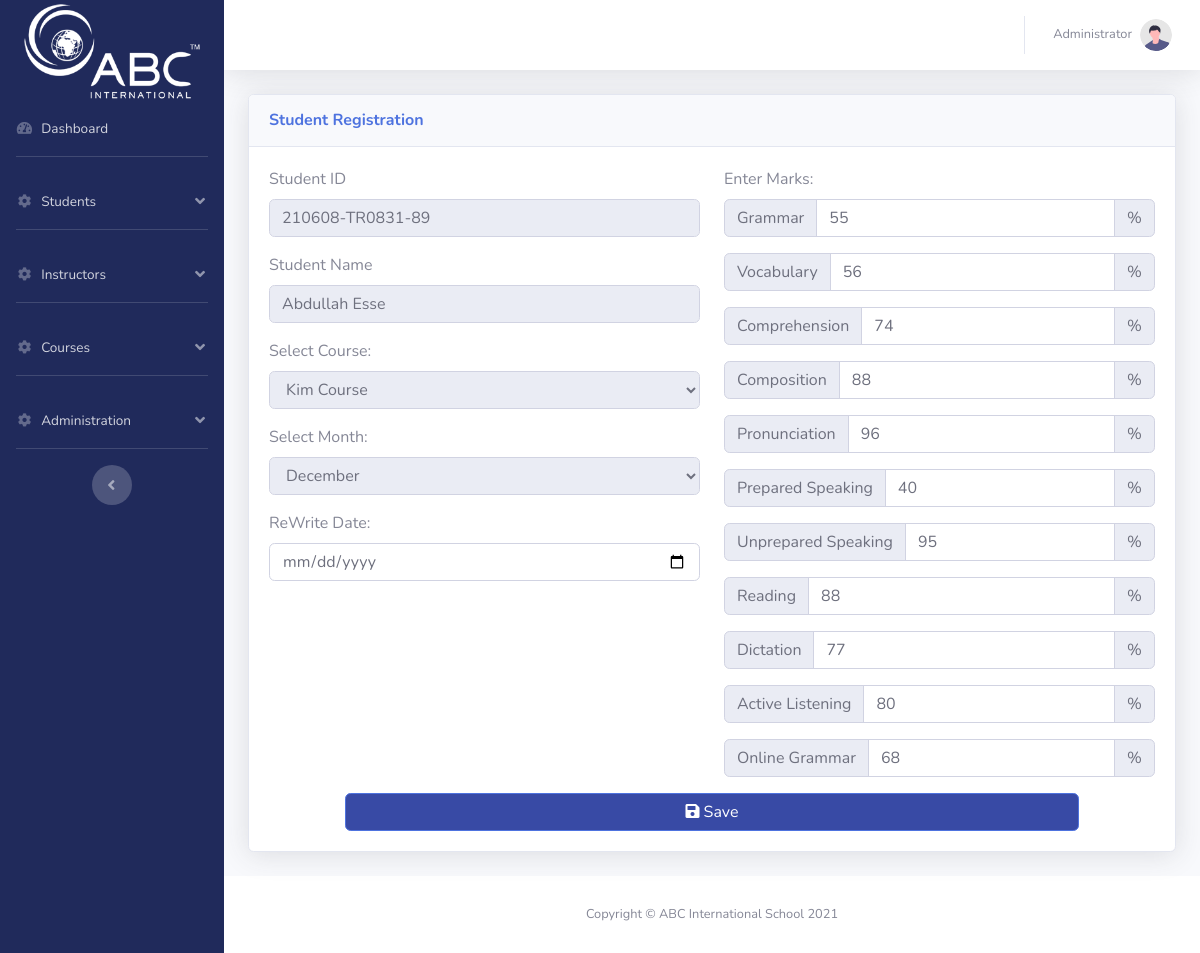
/admin_rewrite_enter_marks.php?id=3 (signed in), run on an earlier commit of the app's database.
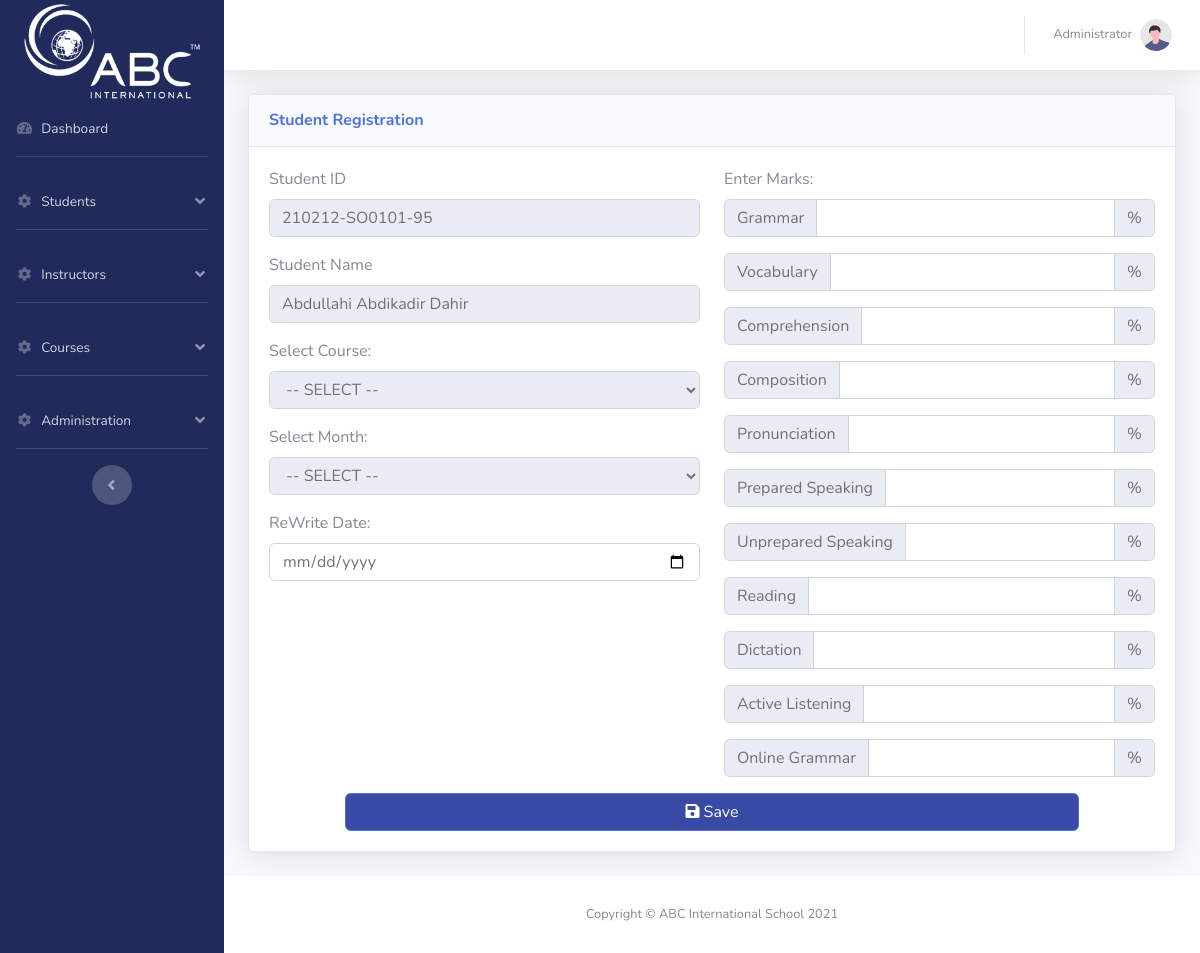
And on a later commit of the database.
### tables this page shows
CREATE TABLE `master_registration_list` (
  `id` int(255) NOT NULL,
  `student_id` varchar(1000) DEFAULT NULL,
  `student_name` varchar(1000) DEFAULT NULL,
  `registration_date` date DEFAULT NULL,
  `country` varchar(1000) DEFAULT NULL,
  `passport_no` varchar(1000) DEFAULT NULL,
  `dob` date DEFAULT NULL,
  `phone_no` varchar(1000) DEFAULT NULL,
  `email` varchar(1000) DEFAULT NULL,
  `registration_invoice_no` varchar(1000) DEFAULT NULL,
  `guardian_contact` varchar(1000) NOT NULL,
  `address_S_A` varchar(1000) NOT NULL,
  `facebook` varchar(1000) NOT NULL,
  `insta` varchar(1000) NOT NULL,
  `pic` varchar(1000) NOT NULL DEFAULT 'default.jpg'
);

CREATE TABLE `grades` (
  `id` int(11) NOT NULL,
  `student_id` int(100) NOT NULL,
  `month` varchar(100) NOT NULL,
  `course_id` int(100) NOT NULL,
  `instructor_id` int(100) NOT NULL,
  `rewrite_date` date DEFAULT NULL,
  `sub1` float NOT NULL,
  `sub2` float NOT NULL,
  `sub3` float NOT NULL,
  `sub4` float NOT NULL,
  `sub5` float NOT NULL,
  `sub6` float NOT NULL,
  `sub7` float NOT NULL,
  `sub8` float NOT NULL,
  `sub9` float NOT NULL,
  `sub10` float NOT NULL,
  `sub11` float NOT NULL
);

CREATE TABLE `courses` (
  `id` int(11) NOT NULL,
  `course_name` varchar(1000) NOT NULL
);

### admin_rewrite_enter_marks.php (the view, shortened to what the changed rows need)
<?php
require 'parts/app.php';
$id = $_GET["id"];
$sql = "SELECT * FROM master_registration_list WHERE id=$id";
$res = mysqli_query($con, $sql);
$row = $mainRow = mysqli_fetch_array($res);
$sql = "SELECT * FROM grades WHERE student_id=$id";
$res = mysqli_query($con, $sql);
$marksRow = mysqli_fetch_array($res);
?>
<!DOCTYPE html>
<html lang="en">
<?php
require 'parts/head.php';
?>
<link rel="stylesheet" href="css/bootstrap-select.min.css">
<body id="page-top">
    <div id="wrapper">
        <div id="content-wrapper" class="d-flex flex-column">
            <div id="content">
                <div class="container-fluid">
                    <div class="card shadow mb-4">
                        <div class="card-body">
                            <form action="" method="POST">
                                <div class="row">
                                    <div class="col-md-6">
                                        <div class="form-group">
                                            <label for="email">Student ID</label>
                                            <input type="text" name="student_name_id" class="form-control" id="email" value="<?php echo $mainRow["student_id"]; ?>" readonly>
                                        </div>
                                        <div class="form-group">
                                            <label for="email">Student Name</label>
                                            <input type="text" name="student_name" class="form-control" id="email" value="<?php echo $mainRow["student_name"]; ?>" readonly>
                                        </div>
                                        <div class="form-group">
                                            <label for="sel1">Select Course:</label>
                                            <select class="form-control" name="course_id" readonly>
                                                <option>-- SELECT --</option>
                                                <?php
                                                $s = "SELECT * FROM courses";
                                                $r = mysqli_query($con, $s);
                                                if(mysqli_num_rows($r)){
                                                    while($roww = mysqli_fetch_array($r)){
                                                        ?>
                                                        <option value="<?php echo $roww["id"]; ?>" <?php if($marksRow["course_id"]==$roww["id"]) echo "selected"; ?>><?php echo $roww["course_name"]; ?></option>
                                                        <?php
                                                    }
                                                }
                                                ?>
                                            </select>
                                        </div>
                                        <div class="form-group">
                                            <label for="sel1">Select Month:</label>
                                            <select class="form-control" name="month" readonly>
                                                <option>-- SELECT --</option>
                                                <option value="December" <?php if($marksRow["month"]=="December") echo "selected"; ?>>December</option>
                                            </select>
                                        </div>
                                    </div>
                                    <div class="col-md-6">
                                        <div class="input-group mb-3">
                                            <div class="input-group-prepend">
                                                <span class="input-group-text">Grammar</span>
                                            </div>
                                            <input type="number" class="form-control" name="sub1" value="<?php echo $marksRow["sub1"]; ?>">
                                            <div class="input-group-append">
                                                <span class="input-group-text">%</span>
                                            </div>
                                        </div>
                                        <div class="input-group mb-3">
                                            <div class="input-group-prepend">
                                                <span class="input-group-text">Vocabulary</span>
                                            </div>
                                            <input type="number" class="form-control" name="sub2" value="<?php echo $marksRow["sub2"]; ?>">
                                            <div class="input-group-append">
                                                <span class="input-group-text">%</span>
                                            </div>
                                        </div>
                                        <div class="input-group mb-3">
                                            <div class="input-group-prepend">
                                                <span class="input-group-text">Comprehension</span>
                                            </div>
                                            <input type="number" class="form-control" name="sub3" value="<?php echo $marksRow["sub3"]; ?>">
                                            <div class="input-group-append">
                                                <span class="input-group-text">%</span>
                                            </div>
                                        </div>
                                        <div class="input-group mb-3">
                                            <div class="input-group-prepend">
                                                <span class="input-group-text">Composition</span>
                                            </div>
                                            <input type="number" class="form-control" name="sub4" value="<?php echo $marksRow["sub4"]; ?>">
                                            <div class="input-group-append">
                                                <span class="input-group-text">%</span>
                                            </div>
                                        </div>
                                        <div class="input-group mb-3">
                                            <div class="input-group-prepend">
                                                <span class="input-group-text">Pronunciation</span>
                                            </div>
                                            <input type="number" class="form-control" name="sub5" value="<?php echo $marksRow["sub5"]; ?>">
                                            <div class="input-group-append">
                                                <span class="input-group-text">%</span>
                                            </div>
                                        </div>
                                        <div class="input-group mb-3">
                                            <div class="input-group-prepend">
                                                <span class="input-group-text">Prepared Speaking</span>
                                            </div>
                                            <input type="number" class="form-control" name="sub6" value="<?php echo $marksRow["sub6"]; ?>">
                                            <div class="input-group-append">
                                                <span class="input-group-text">%</span>
                                            </div>
                                        </div>
                                        <div class="input-group mb-3">
                                            <div class="input-group-prepend">
                                                <span class="input-group-text">Unprepared Speaking</span>
                                            </div>
                                            <input type="number" class="form-control" name="sub7" value="<?php echo $marksRow["sub7"]; ?>">
                                            <div class="input-group-append">
                                                <span class="input-group-text">%</span>
                                            </div>
                                        </div>
                                        <div class="input-group mb-3">
                                            <div class="input-group-prepend">
                                                <span class="input-group-text">Reading</span>
                                            </div>
                                            <input type="number" class="form-control" name="sub8" value="<?php echo $marksRow["sub8"]; ?>">
                                            <div class="input-group-append">
                                                <span class="input-group-text">%</span>
                                            </div>
                                        </div>
                                        <div class="input-group mb-3">
                                            <div class="input-group-prepend">
                                                <span class="input-group-text">Dictation</span>
                                            </div>
                                            <input type="number" class="form-control" name="sub9" value="<?php echo $marksRow["sub9"]; ?>">
                                            <div class="input-group-append">
                                                <span class="input-group-text">%</span>
                                            </div>
                                        </div>
                                        <div class="input-group mb-3">
                                            <div class="input-group-prepend">
                                                <span class="input-group-text">Active Listening</span>
                                            </div>
                                            <input type="number" class="form-control" name="sub10" value="<?php echo $marksRow["sub10"]; ?>">
                                            <div class="input-group-append">
                                                <span class="input-group-text">%</span>
                                            </div>
                                        </div>
                                        <div class="input-group mb-3">
                                            <div class="input-group-prepend">
                                                <span class="input-group-text">Online Grammar</span>
                                            </div>
                                            <input type="number" class="form-control" name="sub11" value="<?php echo $marksRow["sub11"]; ?>">
                                            <div class="input-group-append">
                                                <span class="input-group-text">%</span>
                                            </div>
                                        </div>
                                    </div>
                                </div>
                            </form>
                        </div>
                    </div>
                </div>
            </div>
        </div>
    </div>
</body>
</html>

What changed in the data, as far as the page shows it:
removed grades: course_id "Kim Course", month "December", sub1 "55", sub2 "56", sub3 "74", sub4 "88", sub5 "96", sub6 "40", sub7 "95", sub8 "88", sub9 "77", sub10 "80", sub11 "68"
changed master_registration_list: student_name_id "210608-TR0831-89" → "210212-SO0101-95"; student_name "Abdullah Esse" → "Abdullahi Abdikadir Dahir"
Also different on the page:
form field course_id: (not shown) → "-- SELECT --"
form field month: (not shown) → "-- SELECT --"
